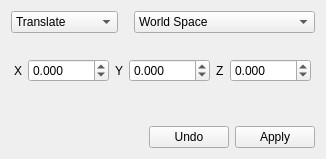
<?xml version="1.0" encoding="UTF-8"?>
<ui version="4.0">
 <class>DeltaTransformDlg</class>
 <widget class="QDialog" name="DeltaTransformDlg">
  <property name="geometry">
   <rect>
    <x>0</x>
    <y>0</y>
    <width>326</width>
    <height>159</height>
   </rect>
  </property>
  <property name="minimumSize">
   <size>
    <width>0</width>
    <height>0</height>
   </size>
  </property>
  <property name="maximumSize">
   <size>
    <width>1000</width>
    <height>1000</height>
   </size>
  </property>
  <property name="windowTitle">
   <string>Delta Transform</string>
  </property>
  <property name="windowIcon">
   <iconset resource="../../../../Tools/Libs/GuiFoundation/QtResources/resources.qrc">
    <normaloff>:/GuiFoundation/EZ-logo.svg</normaloff>:/GuiFoundation/EZ-logo.svg</iconset>
  </property>
  <layout class="QVBoxLayout" name="verticalLayout">
   <item>
    <layout class="QHBoxLayout" name="horizontalLayout_3">
     <item>
      <widget class="QComboBox" name="ComboMode">
       <item>
        <property name="text">
         <string>Translate</string>
        </property>
       </item>
       <item>
        <property name="text">
         <string>Rotate X</string>
        </property>
       </item>
       <item>
        <property name="text">
         <string>Rotate Y</string>
        </property>
       </item>
       <item>
        <property name="text">
         <string>Rotate Z</string>
        </property>
       </item>
       <item>
        <property name="text">
         <string>Scale</string>
        </property>
       </item>
       <item>
        <property name="text">
         <string>Uniform Scale</string>
        </property>
       </item>
      </widget>
     </item>
     <item>
      <spacer name="horizontalSpacer_2">
       <property name="orientation">
        <enum>Qt::Horizontal</enum>
       </property>
       <property name="sizeType">
        <enum>QSizePolicy::Expanding</enum>
       </property>
       <property name="sizeHint" stdset="0">
        <size>
         <width>40</width>
         <height>20</height>
        </size>
       </property>
      </spacer>
     </item>
     <item>
      <widget class="QComboBox" name="ComboSpace">
       <item>
        <property name="text">
         <string>World Space</string>
        </property>
       </item>
       <item>
        <property name="text">
         <string>Local Space - Last Selected</string>
        </property>
       </item>
       <item>
        <property name="text">
         <string>Local Space - Each Item</string>
        </property>
       </item>
      </widget>
     </item>
    </layout>
   </item>
   <item>
    <spacer name="verticalSpacer_2">
     <property name="orientation">
      <enum>Qt::Vertical</enum>
     </property>
     <property name="sizeType">
      <enum>QSizePolicy::Fixed</enum>
     </property>
     <property name="sizeHint" stdset="0">
      <size>
       <width>20</width>
       <height>20</height>
      </size>
     </property>
    </spacer>
   </item>
   <item>
    <layout class="QHBoxLayout" name="horizontalLayout_2">
     <item>
      <spacer name="horizontalSpacer_4">
       <property name="orientation">
        <enum>Qt::Horizontal</enum>
       </property>
       <property name="sizeHint" stdset="0">
        <size>
         <width>40</width>
         <height>20</height>
        </size>
       </property>
      </spacer>
     </item>
     <item>
      <widget class="QLabel" name="Label1">
       <property name="text">
        <string>X</string>
       </property>
      </widget>
     </item>
     <item>
      <widget class="QDoubleSpinBox" name="Value1">
       <property name="decimals">
        <number>3</number>
       </property>
       <property name="minimum">
        <double>-1000.000000000000000</double>
       </property>
       <property name="maximum">
        <double>1000.000000000000000</double>
       </property>
       <property name="singleStep">
        <double>1.000000000000000</double>
       </property>
      </widget>
     </item>
     <item>
      <widget class="QLabel" name="Label2">
       <property name="text">
        <string>Y</string>
       </property>
      </widget>
     </item>
     <item>
      <widget class="QDoubleSpinBox" name="Value2">
       <property name="decimals">
        <number>3</number>
       </property>
       <property name="minimum">
        <double>-1000.000000000000000</double>
       </property>
       <property name="maximum">
        <double>1000.000000000000000</double>
       </property>
      </widget>
     </item>
     <item>
      <widget class="QLabel" name="Label3">
       <property name="text">
        <string>Z</string>
       </property>
      </widget>
     </item>
     <item>
      <widget class="QDoubleSpinBox" name="Value3">
       <property name="decimals">
        <number>3</number>
       </property>
       <property name="minimum">
        <double>-1000.000000000000000</double>
       </property>
       <property name="maximum">
        <double>1000.000000000000000</double>
       </property>
      </widget>
     </item>
     <item>
      <spacer name="horizontalSpacer_3">
       <property name="orientation">
        <enum>Qt::Horizontal</enum>
       </property>
       <property name="sizeHint" stdset="0">
        <size>
         <width>40</width>
         <height>20</height>
        </size>
       </property>
      </spacer>
     </item>
    </layout>
   </item>
   <item>
    <spacer name="verticalSpacer">
     <property name="orientation">
      <enum>Qt::Vertical</enum>
     </property>
     <property name="sizeHint" stdset="0">
      <size>
       <width>20</width>
       <height>25</height>
      </size>
     </property>
    </spacer>
   </item>
   <item>
    <layout class="QHBoxLayout" name="horizontalLayout">
     <item>
      <spacer name="horizontalSpacer">
       <property name="orientation">
        <enum>Qt::Horizontal</enum>
       </property>
       <property name="sizeHint" stdset="0">
        <size>
         <width>40</width>
         <height>20</height>
        </size>
       </property>
      </spacer>
     </item>
     <item>
      <widget class="QPushButton" name="ButtonUndo">
       <property name="text">
        <string>Undo</string>
       </property>
       <property name="autoDefault">
        <bool>false</bool>
       </property>
      </widget>
     </item>
     <item>
      <widget class="QPushButton" name="ButtonApply">
       <property name="text">
        <string>Apply</string>
       </property>
       <property name="autoDefault">
        <bool>false</bool>
       </property>
      </widget>
     </item>
    </layout>
   </item>
  </layout>
 </widget>
 <tabstops>
  <tabstop>ComboMode</tabstop>
  <tabstop>ComboSpace</tabstop>
  <tabstop>Value1</tabstop>
  <tabstop>Value2</tabstop>
  <tabstop>Value3</tabstop>
  <tabstop>ButtonUndo</tabstop>
  <tabstop>ButtonApply</tabstop>
 </tabstops>
 <resources>
  <include location="../QtResources/resources.qrc"/>
  <include location="../../../../Tools/Libs/GuiFoundation/QtResources/resources.qrc"/>
  <include location="../../../../Editor/EditorFramework/QtResources/resources.qrc"/>
 </resources>
 <connections/>
</ui>
